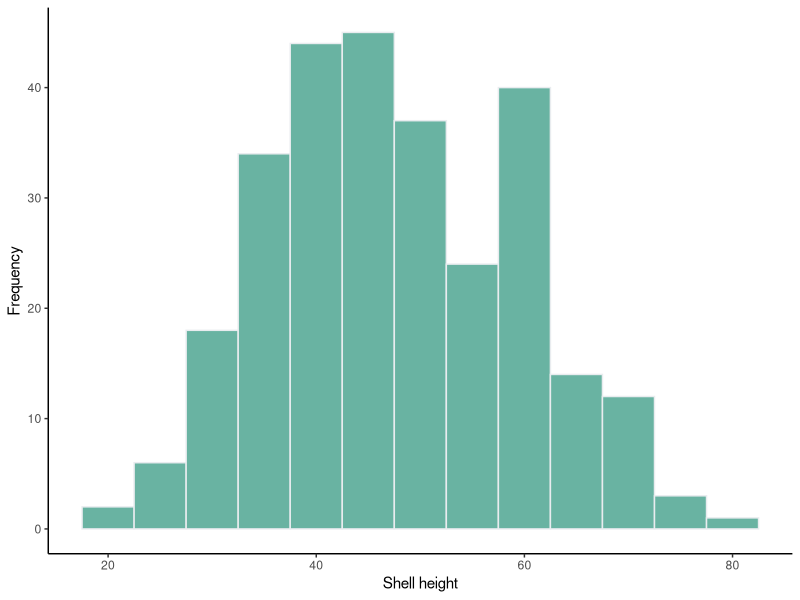
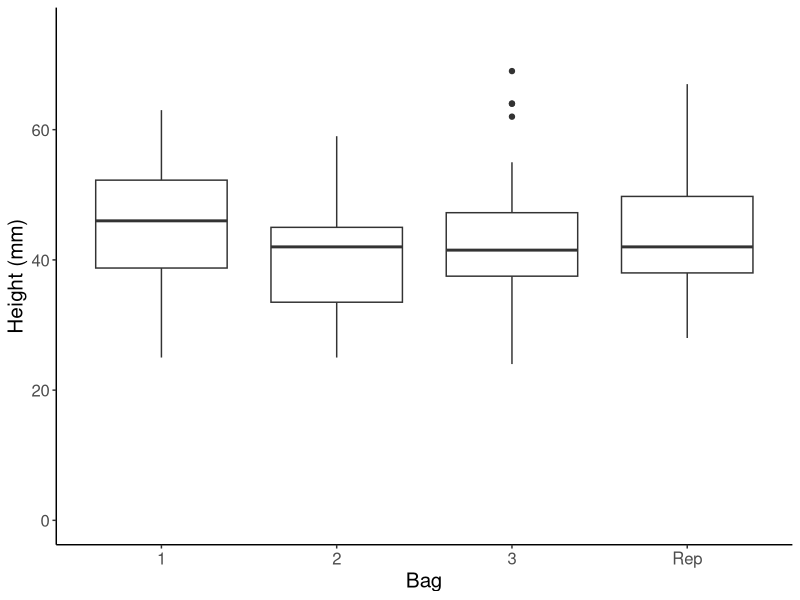
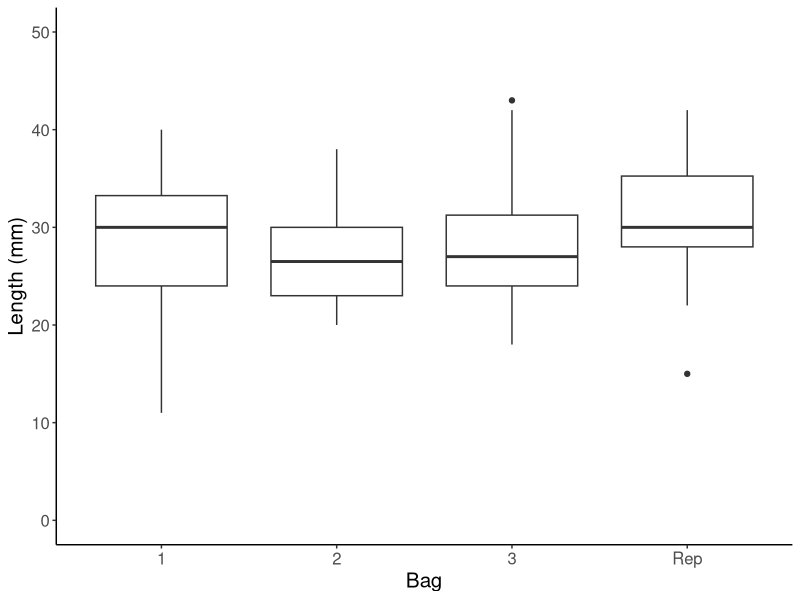
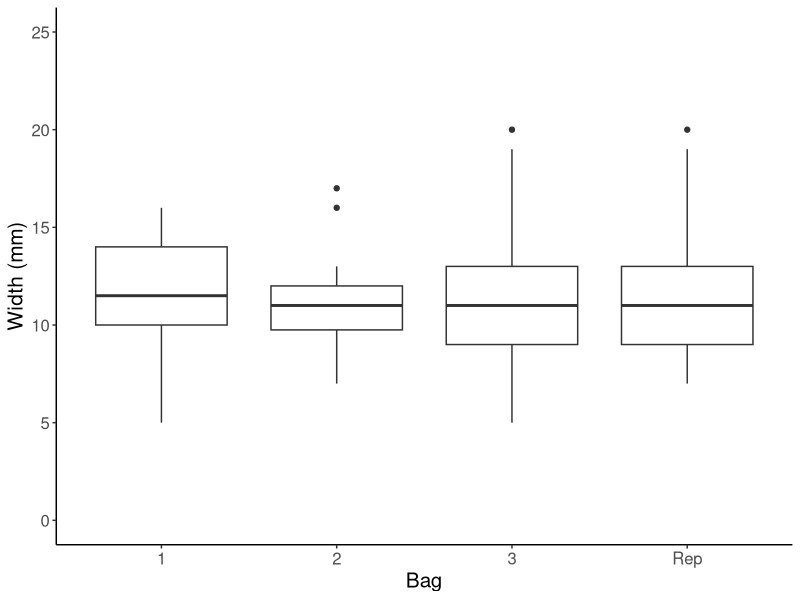
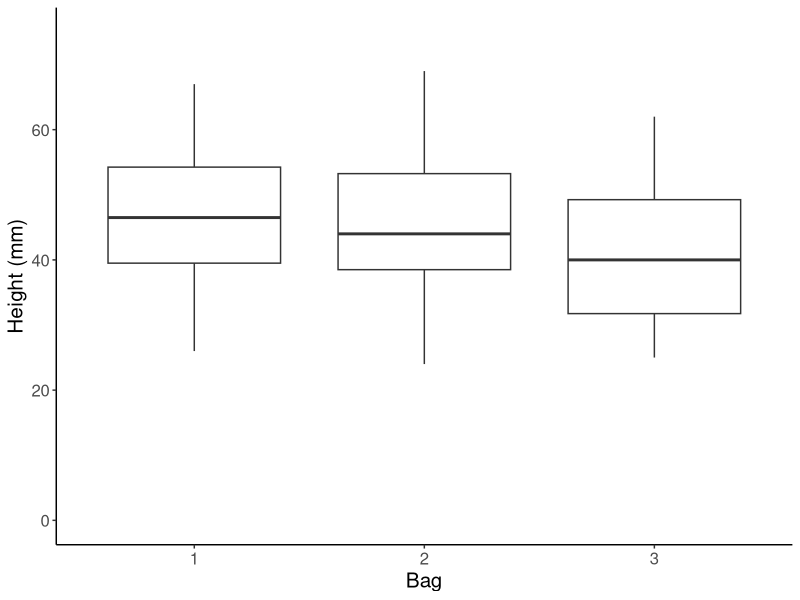
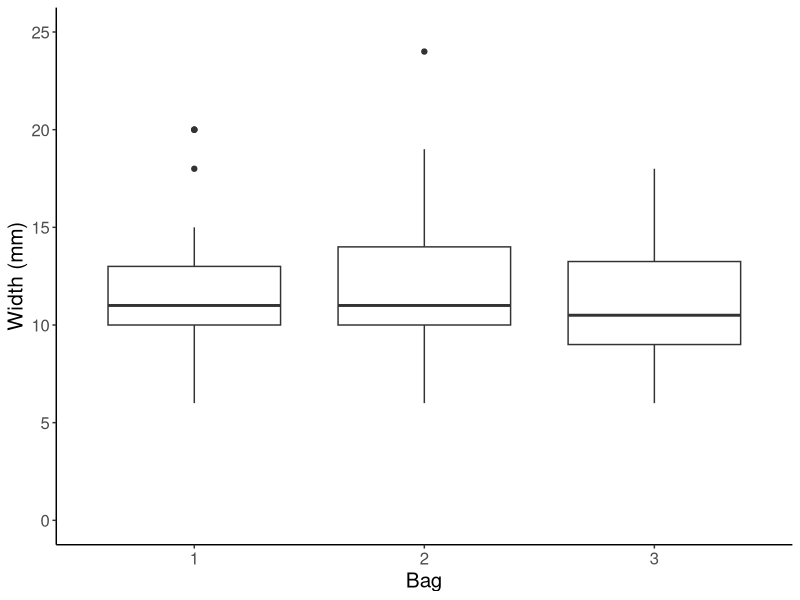
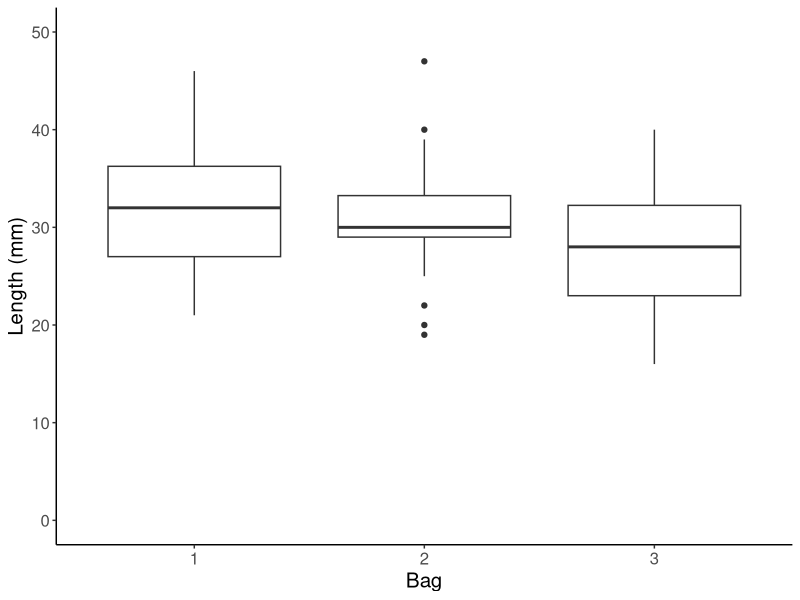
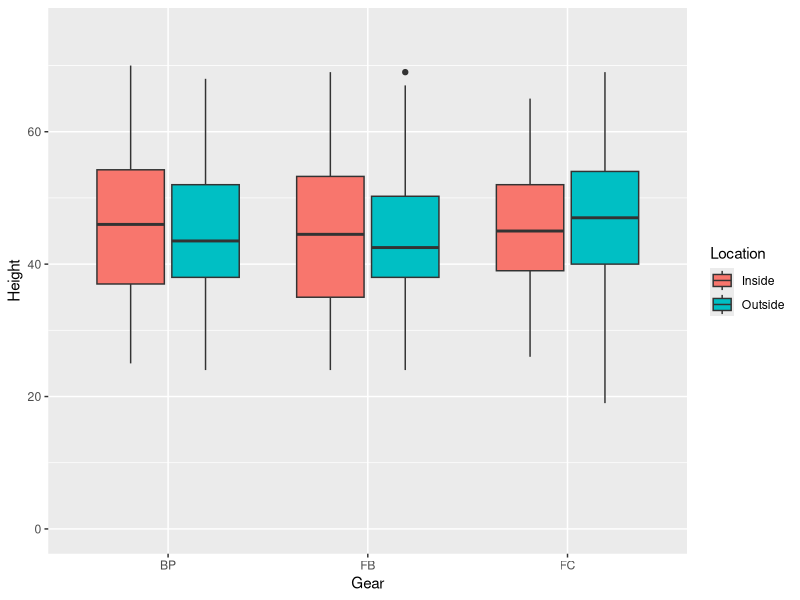

R code for these plots, in order:
## ---- chunk 1
initialHeights1<-c(63,32,48,61,71,41,58,69,33,34,70,61,61,51,39,45,61,60,61,67,60,55,40,69,55,29,60,46,46,53,75,42,21,35,72,61,48,46,47,73,55,31,43,37,52,56,52,40,63,48,50,19,59,59,47,63,41,41,26,35,48,64,44,60,40,49,47,35,55,45,60,42,42,46,49,56,48,45,40,37,60,59,37,28,51,61,45,35,26,54,41,44,58,39,41,47,34,47,50,52,55,43,44,45,41,26,50,38,41,58,42,37,36,48,28,24,32,29,45,70,64,67,24,35,63,56,41,37,47,55,38,75,47,43,40,39,65,50,42,42,40,60,28,36,60,64,48,48,50,49,33,34,40,43,59,46,30,38,58,43,45,35,34,37,48,58,58,42,46,57,44,24,40,40,41,37,59,57,68,40,45,49,50,35,35,30,36,30,32,70,34,41,54,29,43,52,32,37,38,70,42,32,56,37,35,58,50,38,42,43,55,60,43,68,46,60,53,55,59,55,32,50,41,64,37,59,57,52,55,50,38,60,61,37,60,62,55,45,63,47,35,62,61,65,36,62,59,42,39,49,35,50,49,46,43,45,34,44,44,30,41,49,45,41,42,48,32,80,69,69,50,46,57,45,59,63,56,51,45,51)
## ---- chunk 2
oysterAvgInitial<-mean(initialHeights1)
oysterAvgInitial
initialHeightSD<-sd(initialHeights1)
initialHeightSD
shapiro.test(initialHeights1)
## ---- chunk 3
upperLimit<-oysterAvgInitial+2*initialHeightSD
upperLimit
lowerLimit<-oysterAvgInitial-2*initialHeightSD
lowerLimit
## ---- chunk 4
initialHeights<-data.frame(initialHeights1)
## ---- chunk 5
library(ggplot2)
ggplot(initialHeights,aes(x=initialHeights1))+geom_histogram(binwidth = 5, fill="#69b3a2", color="#e9ecef")+theme_classic()+xlab("Shell height")+ylab("Frequency")
## ---- chunk 6
SamplingOne<-read.csv("6_14.csv")
FBout<-SamplingOne[SamplingOne$Treatment == "FBo",]
library(car)
NewBag<-as.character(FBout$Bag)
FBout$Bag<-NewBag
height.levene<-leveneTest(Height~Bag, data=FBout)
## ---- chunk 7
 
bag1height<- FBout[FBout$Bag == "1","Height"]
bag1height.normality<-shapiro.test(bag1height) #Normal
bag2height<- FBout[FBout$Bag == "2","Height"]
bag2height.normality<-shapiro.test(bag2height) #Normal
bag3height<- FBout[FBout$Bag == "3","Height"]
bag3height.normality<-shapiro.test(bag3height) #Normal
bag4height<- FBout[FBout$Bag == "Rep","Height"]
bag4height.normality<-shapiro.test(bag4height) #Normal
## ---- chunk 8
length.levene<-leveneTest(Length~Bag, data=FBout)
## ---- chunk 9
 
bag1length<- FBout[FBout$Bag == "1","Length"]
bag1length.normality<-shapiro.test(bag1length) #Normal
bag2length<- FBout[FBout$Bag == "2","Length"]
bag2length.normality<-shapiro.test(bag2length) #Normal
bag3length<- FBout[FBout$Bag == "3","Length"]
bag3length.normality<-shapiro.test(bag3length) #Normal
bag4length<- FBout[FBout$Bag == "Rep","Length"]
bag4length.normality<-shapiro.test(bag4length) #Normal
## ---- chunk 10
width.levene<-leveneTest(Width~Bag, data=FBout)
## ---- chunk 11
bag1width<- FBout[FBout$Bag == "1","Width"]
bag1width.normality<-shapiro.test(bag1width) #Normal
bag2width<- FBout[FBout$Bag == "2","Width"]
bag2width.normality<-shapiro.test(bag2width) #Not normal, p=0.0231
bag3width<- FBout[FBout$Bag == "3","Width"]
bag3width.normality<-shapiro.test(bag3width) #Normal
bag4width<- FBout[FBout$Bag == "Rep","Width"]
bag4width.normality<-shapiro.test(bag4width) #Not normal, p=0.04589
## ---- chunk 12
HeightResults<-aov(Height~Bag, data=FBout)
summary(HeightResults)
## ---- chunk 13
LengthResults<-aov(Length~Bag, data=FBout)
summary(LengthResults)
## ---- chunk 14
kruskal.test(Width~Bag, data=FBout)
## ---- chunk 15
ggplot(data = FBout, aes(x = Bag, y = Height))+geom_boxplot()+theme_classic()+xlab("Bag")+ylab("Height (mm)")+theme(text = element_text(size=15))+scale_y_continuous(limits=c(0,75))
ggplot(data = FBout, aes(x = Bag, y = Length))+geom_boxplot()+theme_classic()+xlab("Bag")+ylab("Length (mm)")+theme(text = element_text(size=15))+scale_y_continuous(limits=c(0,50))
ggplot(data = FBout, aes(x = Bag, y = Width))+geom_boxplot()+theme_classic()+xlab("Bag")+ylab("Width (mm)")+theme(text = element_text(size=15))+scale_y_continuous(limits=c(0,25))
## ---- chunk 16
FBin<-SamplingOne[SamplingOne$Treatment == "FBi",]
#Testing variances (all good)
leveneTest(Height~Bag, data=FBin)
leveneTest(Length~Bag, data=FBin)
leveneTest(Width~Bag, data=FBin)

#Testing height for normality (assumption violated)
bag1height_in<- FBin[FBin$Bag == "1","Height"]
shapiro.test(bag1height_in)
bag2height_in<- FBin[FBin$Bag == "2","Height"]
shapiro.test(bag2height_in)
bag3height_in<- FBin[FBin$Bag == "3","Height"]
shapiro.test(bag3height_in) #p=0.04558

#Testing length for normality (all good)
bag1length_in<- FBin[FBin$Bag == "1","Length"]
shapiro.test(bag1length)
bag2length_in<- FBin[FBin$Bag == "2","Length"]
shapiro.test(bag2length_in)
bag3length_in<- FBin[FBin$Bag == "3","Length"]
shapiro.test(bag3length_in)

#Testing width for normality (assumptions violated)
bag1width_in<- FBin[FBin$Bag == "1","Width"]
shapiro.test(bag1width_in) #Bag 1 not normal, p<0.001
bag2width_in<- FBin[FBin$Bag == "2","Width"]
shapiro.test(bag2width_in) #Bag 2 not normal, p=0.02344
bag3width_in<- FBin[FBin$Bag == "3","Width"]
shapiro.test(bag3width_in) #Bag 3 good
## ---- chunk 17
#Testing for significant differences between inside FB
FBin.height.interbag<-kruskal.test(Height~Bag, data=FBin)
FBin.length.interbag<-aov(Length~Bag, data=FBin)
summary(FBin.length.interbag)
FBin.width.interbag<-kruskal.test(Width~Bag, data=FBin)
## ---- chunk 18
ggplot(data = FBin, aes(x = Bag, y = Height))+geom_boxplot()+theme_classic()+xlab("Bag")+ylab("Height (mm)")+theme(text = element_text(size=15))+scale_y_continuous(limits=c(0,75))

ggplot(data = FBin, aes(x = Bag, y = Width))+geom_boxplot()+theme_classic()+xlab("Bag")+ylab("Width (mm)")+theme(text = element_text(size=15))+scale_y_continuous(limits=c(0,25))
## ---- chunk 19
ggplot(data = FBin, aes(x = Bag, y = Length))+geom_boxplot()+theme_classic()+xlab("Bag")+ylab("Length (mm)")+theme(text = element_text(size=15))+scale_y_continuous(limits=c(0,50))
## ---- chunk 20
SamplingNew<-SamplingOne[c(1:320,353:608),]
ggplot(data = SamplingNew, aes(x = Gear, y = Height, fill=Location))+geom_boxplot()+scale_y_continuous(limits=c(0,75))
## ---- chunk 21
ggplot(data = SamplingNew, aes(x = Gear, y = Length, fill=Location))+geom_boxplot()+scale_y_continuous(limits=c(0,50))
## ---- chunk 22
ggplot(data = SamplingNew, aes(x = Gear, y = Width, fill=Location))+geom_boxplot()+scale_y_continuous(limits=c(0,25))
## ---- chunk 23
initialCI_list<-c(5.360, 6.037, 6.472, 6.021, 4.267, 6.924, 5.585, 5.862, 8.023, 6.955, 4.720, 5.820, 6.929, 6.101, 6.953, 7.536, 6.938, 6.538, 6.370, 7.339)
initialCI<-data.frame(initialCI_list)
meanInitialCI<-mean(initialCI_list)
SDInitialCI<-sd(initialCI_list)
shapiro.test(initialCI_list)
## ---- chunk 24
ggplot(initialCI,aes(x=initialCI_list))+geom_histogram(bins = 8, fill="#69b3a2", color="#e9ecef")+theme_classic()+xlab("Condition index")+ylab("Frequency")
